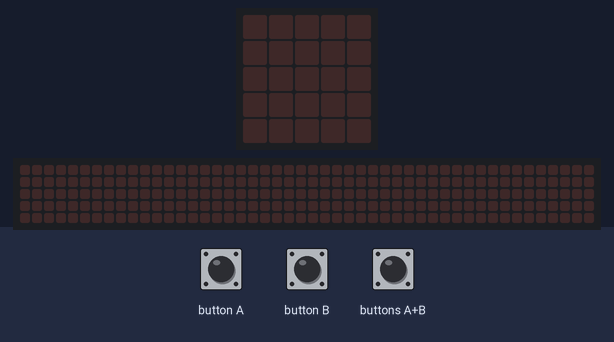
This program was run on a simulated BBC micro:bit (MakeCode). Shown: the board's 5×5 LED display, a strip that is not on the board, showing the scrolling text unrolled. The inputs (shaded band) are chosen by the test bench. Random numbers come from a fixed seed; the 48×5 strip is a reading aid, not a part: it shows the text the display is scrolling, unrolled, one strip-width of it at a time.

Above: at 1.2 s.
1.3 s: button A pressed for 0.15 s
At 1.52 s:
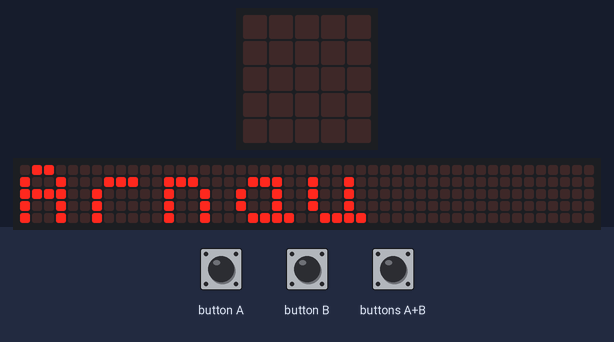
4.3 s: button B pressed for 0.15 s
At 7.2 s:
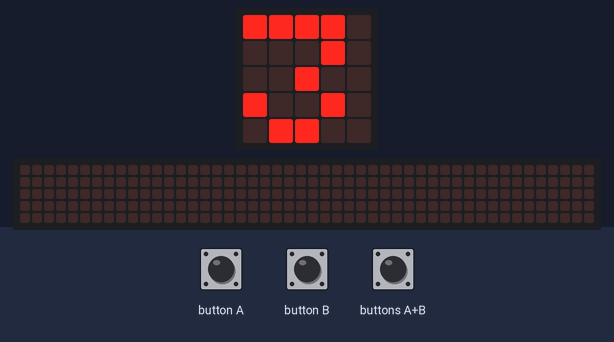
7.4 s: button A pressed for 0.15 s
At 7.67 s:
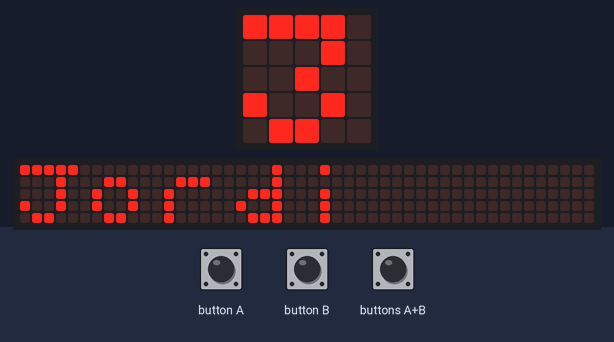
10.4 s: button A pressed for 0.15 s
At 13.07 s:
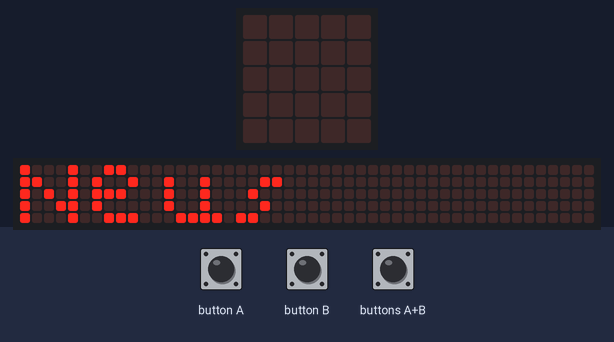
13.5 s: buttons A+B pressed for 0.15 s
16.6 s: button B pressed for 0.15 s
At 18.6 s:
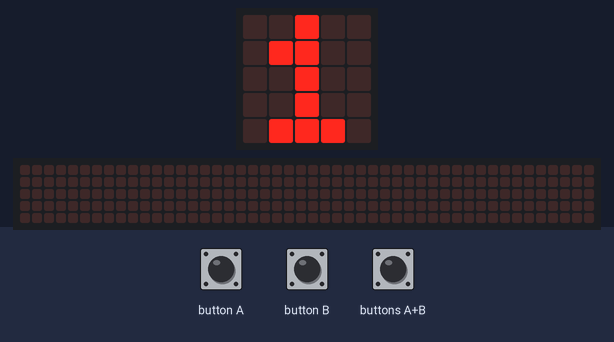

Measured:
- after the input at 1.3 s, the display: changes after 0.15 s (image 1)
- after the input at 7.4 s, the display: changes after 0.20 s (image 3)

The program:

main.ts
```typescript
function Crea_llistes () {
    disponibles = [A1, A2, A3]
    ocupats = []
}
function Assigna_encarregat () {
    encarregat = disponibles[randint(0, disponibles.length - 1)]
    basic.showString("" + (encarregat))
    item = disponibles.indexOf(encarregat)
    ocupats.push(item)
    esborrador = disponibles.removeAt(item)
}
input.onButtonPressed(Button.A, function () {
    if (disponibles.length > 0) {
        Assigna_encarregat()
    } else {
        Crea_llistes()
    }
})
input.onButtonPressed(Button.AB, function () {
    basic.showNumber(ocupats.length)
})
input.onButtonPressed(Button.B, function () {
    basic.showNumber(disponibles.length)
})
let esborrador = ""
let item = 0
let encarregat = ""
let ocupats: number[] = []
let disponibles: string[] = []
let A3 = ""
let A2 = ""
let A1 = ""
A1 = "Arnau"
A2 = "Jordi"
A3 = "Neus"
Crea_llistes()
basic.forever(function () {

})
```

test.ts
```typescript
// aquí va el archivo "tests"; esto no se compilará cuando este paquete se utilice como una extensión.
```
